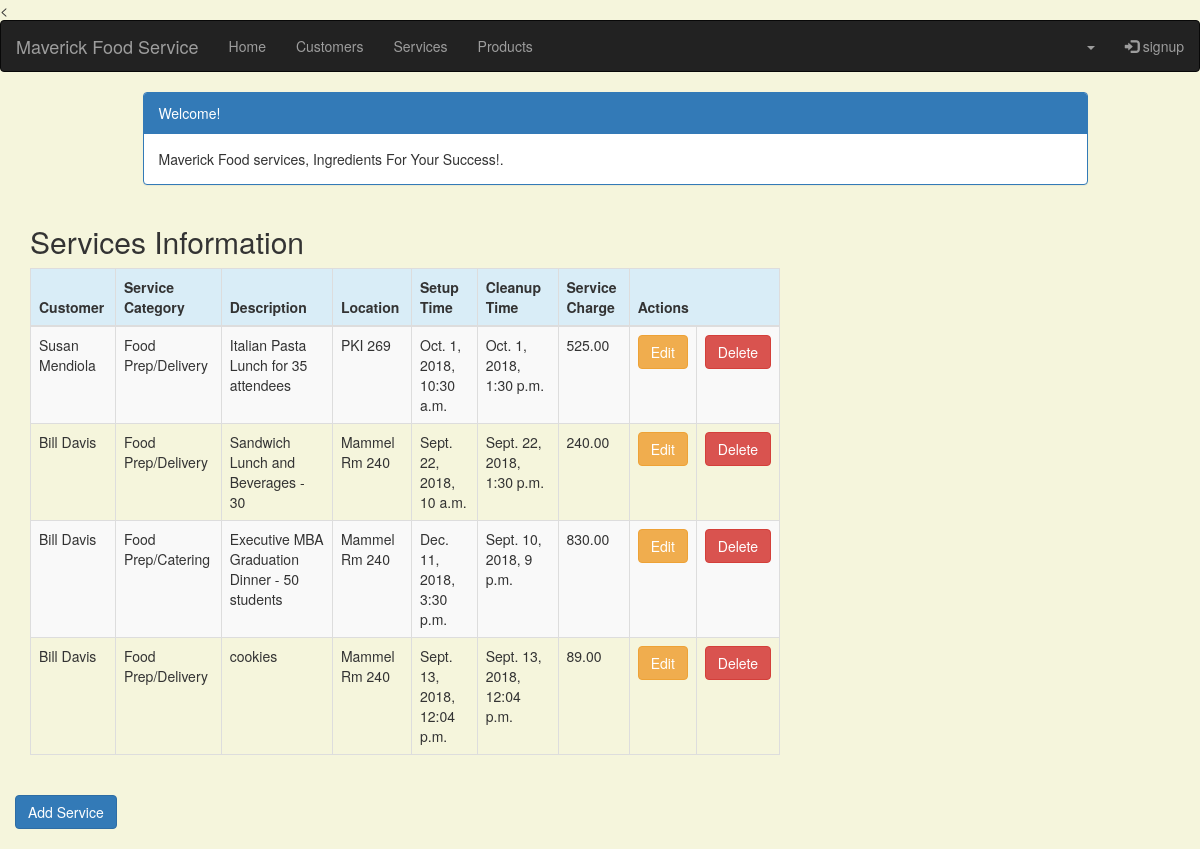
Screenshot of /service_list (signed in) with the database file from the repository.
### crm/models.py (models this page shows, shortened)
class Service(models.Model):
    cust_name = models.ForeignKey(Customer, on_delete=models.CASCADE, related_name='services')
    service_category = models.CharField(max_length=100)
    description = models.TextField()
    location = models.CharField(max_length=200)
    setup_time = models.DateTimeField(
        default=timezone.now)
    cleanup_time = models.DateTimeField(
        default=timezone.now)
    service_charge = models.DecimalField(max_digits=10, decimal_places=2)
    created_date = models.DateTimeField(
        default=timezone.now)
    updated_date = models.DateTimeField(auto_now_add=True)

class Customer(models.Model):
    cust_name = models.CharField(max_length=50)
    organization = models.CharField(max_length=100, blank=True)
    role = models.CharField(max_length=100)
    email = models.EmailField(max_length=100)
    bldgroom = models.CharField(max_length=100)
    address = models.CharField(max_length=200)
    account_number = models.IntegerField(blank=False, null=False)
    city = models.CharField(max_length=50)
    state = models.CharField(max_length=50)
    zipcode = models.CharField(max_length=10)
    phone_number = models.CharField(max_length=50)
    created_date = models.DateTimeField(
        default=timezone.now)
    updated_date = models.DateTimeField(auto_now_add=True)
    def __str__(self):
        return str(self.cust_name)

### crm/views.py (the view)
# urls.py: path('service_list', views.service_list, name='service_list'),
@login_required
def service_list(request):
   services = Service.objects.filter(created_date__lte=timezone.now())
   return render(request, 'crm/service_list.html', {'services': services})

### crm/templates/crm/service_list.html (shortened to what this page needs)
<!DOCTYPE html>
<{% extends 'crm/base.html' %}
{% block content %}
    <html>
    <head>
        <link rel="stylesheet" href="https://maxcdn.bootstrapcdn.com/bootstrap/3.3.4/css/bootstrap.min.css">
    </head>
    <body>
    <div class="container">
        <div class="row">
            <div class="col-md-10 col-md-offset-1">
                <div class="panel panel-primary">
                    <div class="panel-heading">Welcome!</div>
                    <div class="panel-body">
                        Maverick Food services, Ingredients For Your Success!.
                    </div>
                </div>
            </div>
        </div>
    </div>
    <div class="row">
        <h2 style="padding-left: 15Px">Services Information</h2>
    </div>
    <div>
        <table class="table table-striped table-bordered table-hover">
            <thead>
            <tr class="bg-info">
                <th>Customer</th>
                <th>Service Category</th>
                <th>Description</th>
                <th>Location</th>
                <th>Setup Time</th>
                <th>Cleanup Time</th>
                <th>Service Charge</th>
                <th colspan="3">Actions</th>
            </tr>
            </thead>
            <tbody>
            {% for service in services %}
                <tr>
                    <td>{{ service.cust_name }}</td>
                    <td>{{ service.service_category }}</td>
                     <td>{{ service.description }}</td>
                    <td>{{ service.location }}</td>
                    <td>{{ service.setup_time }}</td>
                    <td>{{ service.cleanup_time }}</td>
                    <td>{{ service.service_charge }}</td>
                    <td><a href="{% url 'crm:service_edit' pk=service.pk %}" class="btn btn-warning">Edit</a>
                    <td><a href="{% url 'crm:service_delete' pk=service.pk %}"
                           onclick="return confirm('Are you sure you want to delete?')"
                           class="btn btn-danger">Delete</a>
                </tr>
            {% endfor %}
            </tbody>
        </table>
     <div class="row">
         <a href="{% url 'crm:service_new' %}" class="row"><span
                    class="btn btn-primary">Add Service</span></a>
     </div>
    </div>
    </body>
    </html>
{% endblock %}

### crm/templates/crm/base.html (shortened to what this page needs)
{% load staticfiles %}
<html lang="en">
<head>
    <link rel="stylesheet" href="https://maxcdn.bootstrapcdn.com/bootstrap/3.3.7/css/bootstrap.min.css">
</head>
<body id="app-layout">
  <nav class="navbar navbar-inverse">
    <div class="container-fluid">
        <div class="navbar-header">
            <a class="navbar-brand" href="/">
                Maverick Food Service
            </a>
        </div>
        <div class="collapse navbar-collapse" id="myNavbar">
            <ul class="nav navbar-nav">
                <li><a href="{% url 'crm:home' %}">Home</a></li>
                <li><a href="{% url 'crm:customer_list' %}">Customers</a></li>
               <li><a href="{% url 'crm:service_list' %}">Services</a></li>
                <li><a href="{% url 'crm:product_list' %}">Products</a></li>
            </ul>
            <ul class="nav navbar-nav navbar-right">
                {% if user.is_authenticated %}
                    <li class="dropdown">
                        <a href="#" class="dropdown-toggle" data-toggle="dropdown" role="button" aria-expanded="false">
                            <span class="caret"></span>
                        </a>
                    </li>
                {% else %}
                    <li><a href="{% url 'login' %}"><span class="glyphicon glyphicon-log-in"></span> Login</a></li>
                {% endif %}
                <ul class="nav navbar-nav navbar-right">
                    <li><a href="{% url 'crm:signup' %}"><span class="glyphicon glyphicon-log-in"></span> signup</a></li></ul>
            </ul>
        </div>
    </div>
</nav>
<div class="content container">
    <div class="row">
        <div class="col-md-8">
            {% block content %}{% endblock %}
        </div>
    </div>
</body>
</html>

### crm/templates/crm/base.html (style rules this page uses)
.navbar { margin-bottom: 0; border-radius: 0; }

### crm/templates/crm/service_list.html (style rules this page uses)
body { background-color: beige; }

### rows the page displays
Service: cust_name "Susan Mendiola", service_category "Food Prep/Delivery", description "Italian Pasta Lunch for 35 attendees", location "PKI 269", setup_time "Oct. 1, 2018, 10:30 a.m.", cleanup_time "Oct. 1, 2018, 1:30 p.m.", service_charge "525.00"
Service: cust_name "Bill Davis", service_category "Food Prep/Delivery", description "Sandwich Lunch and Beverages - 30", location "Mammel Rm 240", setup_time "Sept. 22, 2018, 10 a.m.", cleanup_time "Sept. 22, 2018, 1:30 p.m.", service_charge "240.00"
Service: cust_name "Bill Davis", service_category "Food Prep/Catering", description "Executive MBA Graduation Dinner - 50 students", location "Mammel Rm 240", setup_time "Dec. 11, 2018, 3:30 p.m.", cleanup_time "Sept. 10, 2018, 9 p.m.", service_charge "830.00"
Service: cust_name "Bill Davis", service_category "Food Prep/Delivery", description "cookies", location "Mammel Rm 240", setup_time "Sept. 13, 2018, 12:04 p.m.", cleanup_time "Sept. 13, 2018, 12:04 p.m.", service_charge "89.00"
